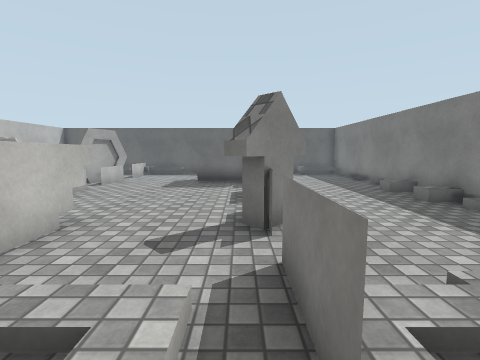
View 1 (above)

15 first-person views from a walk through a Unity game level. The camera is 1.3 m above the floor, tilts 6° down and sees 85° across. The floor is counted in squares, 1 m on a side. Each view is taken from the middle of a square. On the plan, view 1 faces up. The plan holds only what a view shows up to about 13 squares ahead; the rest is blank. The player is left out. Surface patterns are stand-ins for the level's own textures.

View 2
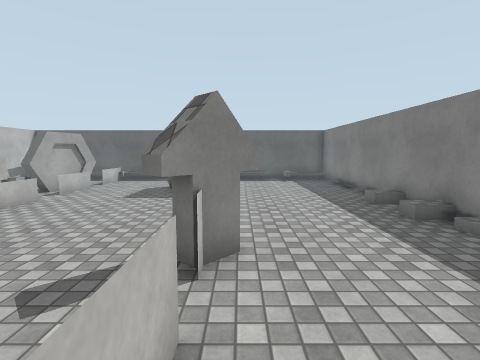

View 3
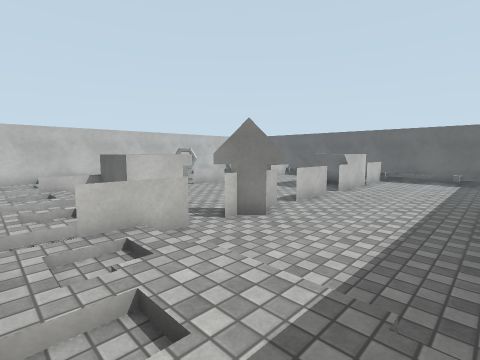

View 4
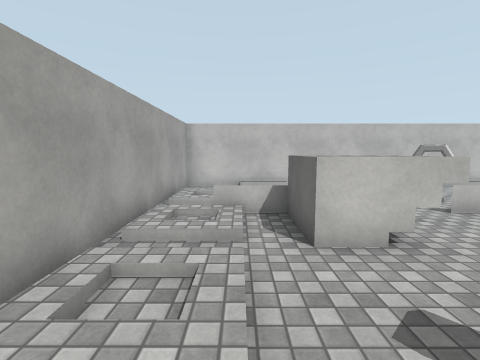

View 5
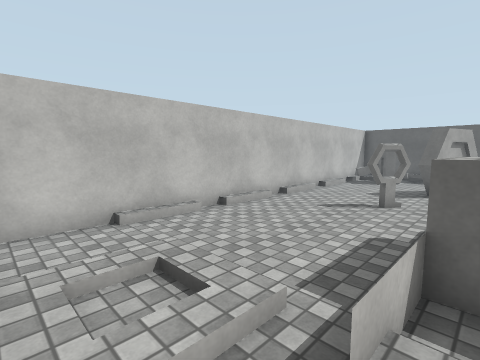

View 6
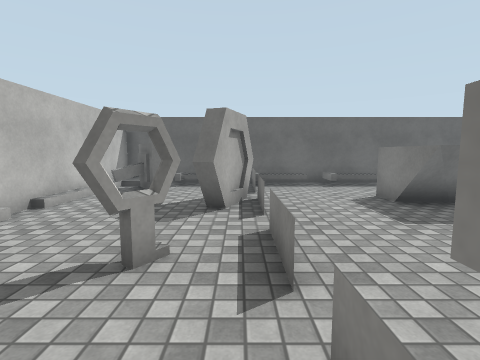

View 7
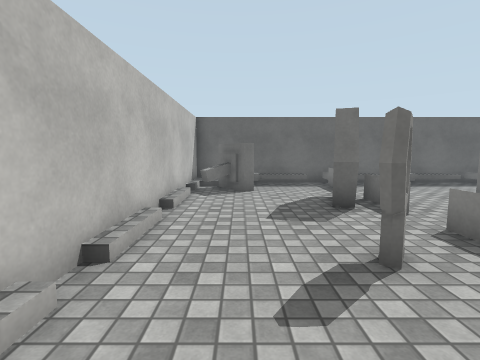

View 8
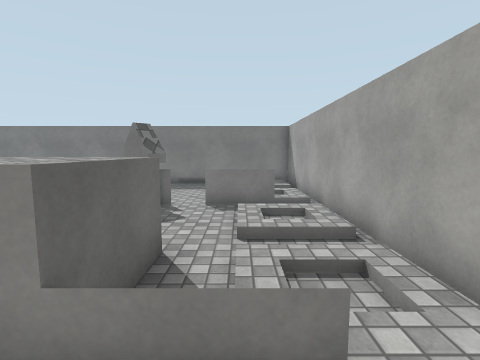

View 9
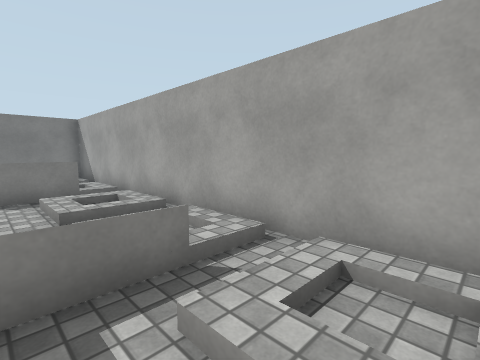

View 10
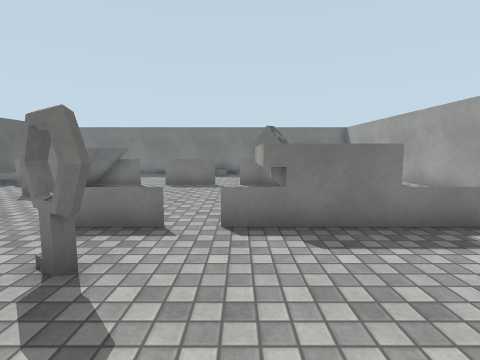

View 11
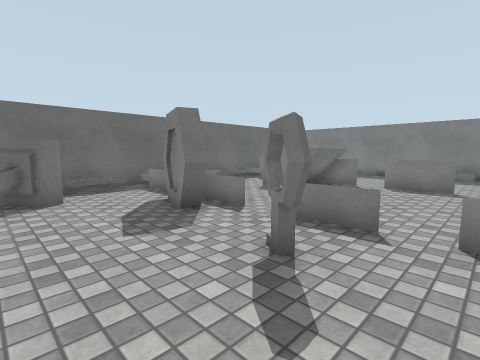

View 12
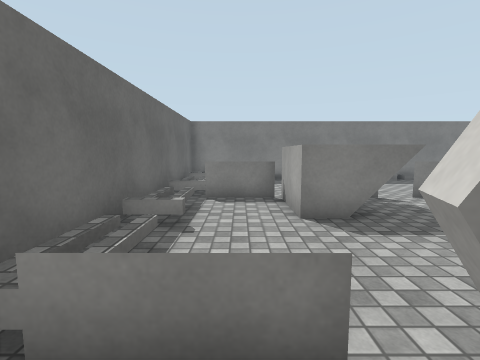

View 13
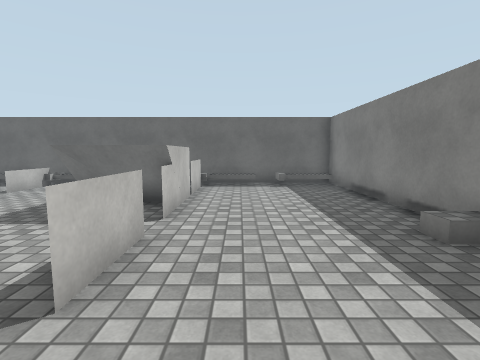

View 14
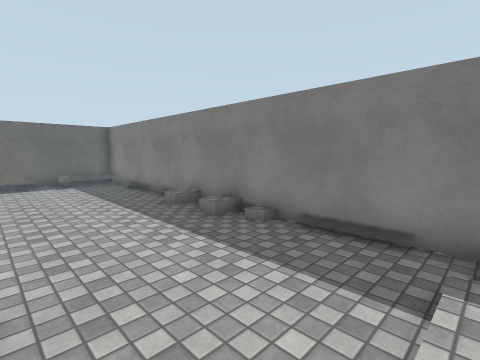

View 15
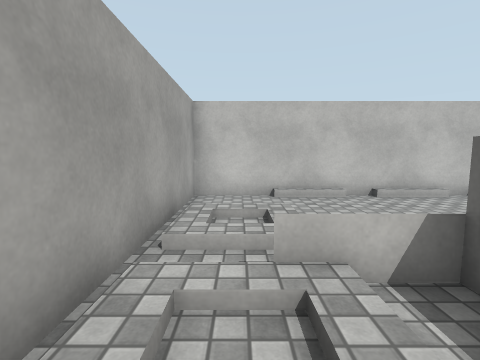

### Floor plan
Key: @ floor where view 1 was taken; # wall or solid block; x gap in a wall; . main floor; : floor 0.25 m higher than the main floor; / step, stairs or slope; = window, fence, low wall or low ledge; ^ raised ledge; O other object.
Columns run from 11 left of view 1 to 6 right of it. Each row starts with its distance up from view 1.
 16 ##################
 15 #OO..=.....#=....#
 14 #OO..=......=....#
 13 #....O....^^=....#
 12 #....O...^ ^.....#
 11 #...OO...^ ^#....#
 10 #....x......x....#
  9 #....=......=...O#
  8 #...O=......=....#
  7 #...........=...O#
  6 #....=...........#
  5 #.....^^^..OO....#
  4 #.....^^^..O.....#
  3 #.....^^.........#
  2 #..//.//.//.//::/#
  1 #..//.//.//.//// #
  0 #..//.//.//@//.//#
 -1 ##################

Where each view was taken, in squares from view 1:
view 1: 0 up, 0 right, facing up
view 2: 1 up, 1 right, facing up
view 3: 0 up, 5 right, facing up-left
view 4: 2 up, 1 right, facing left
view 5: 0 up, 5 left, facing up-left
view 6: 5 up, 6 left, facing up
view 7: 5 up, 9 left, facing up
view 8: 2 up, 7 left, facing right
view 9: 3 up, 8 left, facing down-right
view 10: 6 up, 10 left, facing right
view 11: 6 up, 10 left, facing up-right
view 12: 14 up, 7 left, facing right
view 13: 5 up, 2 right, facing up
view 14: 2 up, 1 right, facing up-right
view 15: 1 up, 3 left, facing left
